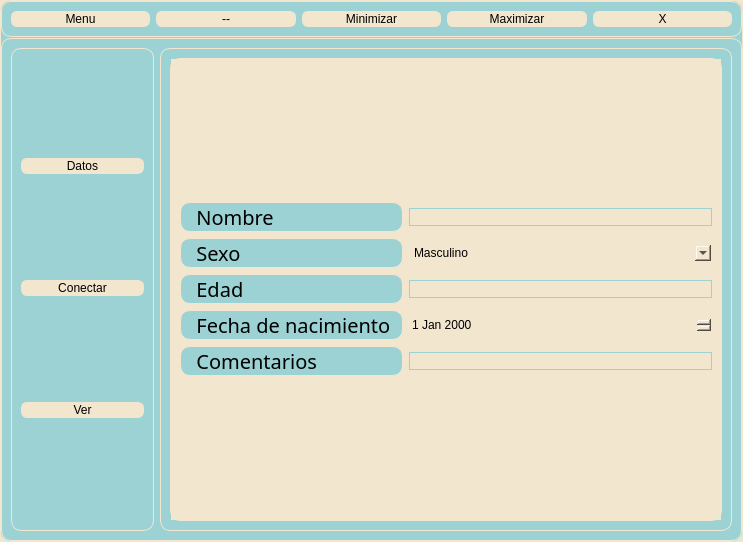
<?xml version="1.0" encoding="UTF-8"?>
<ui version="4.0">
 <class>MainWindow</class>
 <widget class="QMainWindow" name="MainWindow">
  <property name="geometry">
   <rect>
    <x>0</x>
    <y>0</y>
    <width>743</width>
    <height>542</height>
   </rect>
  </property>
  <property name="windowTitle">
   <string>MainWindow</string>
  </property>
  <widget class="QWidget" name="widget">
   <property name="styleSheet">
    <string notr="true">QWidget {
    background-color: #f2e6cf;
    border: 1px solid #f2e6cf; 
    font: 15pt &quot;Futura&quot;;
}

QFrame {
    background-color: #9cd2d3;
    border-radius: 10px;
    border: 1px solid #f2e6cf; 
}

QPushButton {
    font: 57 20pt &quot;Futura&quot;;
    color: rgb(0, 0, 0);
    background-color: #f2e6cf;
    border-radius: 6px;  
    border: 1px solid #f2e6cf; 
}

QPushButton:hover {
    background-color: rgb(7, 153, 182); 
}

QLabel {
    font: 15pt &quot;Futura&quot;; 

}

QLineEdit {
    background-color: #f2e6cf;
    border-radius: 10px;
    border: 1px solid #9cd2d3; 
}


</string>
   </property>
   <layout class="QVBoxLayout" name="verticalLayout">
    <property name="spacing">
     <number>1</number>
    </property>
    <property name="leftMargin">
     <number>0</number>
    </property>
    <property name="topMargin">
     <number>0</number>
    </property>
    <property name="rightMargin">
     <number>0</number>
    </property>
    <property name="bottomMargin">
     <number>0</number>
    </property>
    <item>
     <widget class="QFrame" name="frame">
      <property name="styleSheet">
       <string notr="true"/>
      </property>
      <property name="frameShape">
       <enum>QFrame::StyledPanel</enum>
      </property>
      <property name="frameShadow">
       <enum>QFrame::Raised</enum>
      </property>
      <layout class="QVBoxLayout" name="verticalLayout_2" stretch="0,4">
       <property name="spacing">
        <number>1</number>
       </property>
       <property name="leftMargin">
        <number>0</number>
       </property>
       <property name="topMargin">
        <number>0</number>
       </property>
       <property name="rightMargin">
        <number>0</number>
       </property>
       <property name="bottomMargin">
        <number>0</number>
       </property>
       <item>
        <widget class="QFrame" name="frame_botones">
         <property name="styleSheet">
          <string notr="true"/>
         </property>
         <property name="frameShape">
          <enum>QFrame::StyledPanel</enum>
         </property>
         <property name="frameShadow">
          <enum>QFrame::Raised</enum>
         </property>
         <layout class="QHBoxLayout" name="horizontalLayout">
          <item>
           <widget class="QPushButton" name="bt_menu">
            <property name="text">
             <string>Menu</string>
            </property>
            <property name="icon">
             <iconset>
              <normaloff>../menu.svg.png</normaloff>../menu.svg.png</iconset>
            </property>
            <property name="iconSize">
             <size>
              <width>34</width>
              <height>34</height>
             </size>
            </property>
           </widget>
          </item>
          <item>
           <widget class="QPushButton" name="bt_menos">
            <property name="text">
             <string>--</string>
            </property>
            <property name="icon">
             <iconset>
              <normaloff>../minimizar.svg.png</normaloff>../minimizar.svg.png</iconset>
            </property>
            <property name="iconSize">
             <size>
              <width>34</width>
              <height>36</height>
             </size>
            </property>
           </widget>
          </item>
          <item>
           <widget class="QPushButton" name="bt_minimizar">
            <property name="text">
             <string>Minimizar</string>
            </property>
            <property name="icon">
             <iconset>
              <normaloff>../minim.svg.png</normaloff>../minim.svg.png</iconset>
            </property>
            <property name="iconSize">
             <size>
              <width>38</width>
              <height>38</height>
             </size>
            </property>
           </widget>
          </item>
          <item>
           <widget class="QPushButton" name="bt_maximizar">
            <property name="text">
             <string>Maximizar</string>
            </property>
            <property name="icon">
             <iconset>
              <normaloff>../maxim.svg.png</normaloff>../maxim.svg.png</iconset>
            </property>
            <property name="iconSize">
             <size>
              <width>32</width>
              <height>32</height>
             </size>
            </property>
           </widget>
          </item>
          <item>
           <widget class="QPushButton" name="bt_cerrar">
            <property name="text">
             <string>X</string>
            </property>
            <property name="icon">
             <iconset>
              <normaloff>../cerrar.svg.png</normaloff>../cerrar.svg.png</iconset>
            </property>
            <property name="iconSize">
             <size>
              <width>36</width>
              <height>36</height>
             </size>
            </property>
           </widget>
          </item>
         </layout>
        </widget>
       </item>
       <item>
        <widget class="QFrame" name="frame_contenidos">
         <property name="frameShape">
          <enum>QFrame::StyledPanel</enum>
         </property>
         <property name="frameShadow">
          <enum>QFrame::Raised</enum>
         </property>
         <layout class="QHBoxLayout" name="horizontalLayout_2" stretch="1,4">
          <item>
           <widget class="QFrame" name="frame_menu">
            <property name="styleSheet">
             <string notr="true"/>
            </property>
            <property name="frameShape">
             <enum>QFrame::StyledPanel</enum>
            </property>
            <property name="frameShadow">
             <enum>QFrame::Raised</enum>
            </property>
            <layout class="QVBoxLayout" name="verticalLayout_3">
             <item>
              <widget class="QPushButton" name="botondatos">
               <property name="text">
                <string>Datos</string>
               </property>
              </widget>
             </item>
             <item>
              <widget class="QPushButton" name="botonconectar">
               <property name="text">
                <string>Conectar</string>
               </property>
              </widget>
             </item>
             <item>
              <widget class="QPushButton" name="botonver">
               <property name="text">
                <string>Ver</string>
               </property>
              </widget>
             </item>
            </layout>
           </widget>
          </item>
          <item>
           <widget class="QFrame" name="frame_graficos">
            <property name="styleSheet">
             <string notr="true"/>
            </property>
            <property name="frameShape">
             <enum>QFrame::StyledPanel</enum>
            </property>
            <property name="frameShadow">
             <enum>QFrame::Raised</enum>
            </property>
            <layout class="QHBoxLayout" name="horizontalLayout_3">
             <item>
              <widget class="QStackedWidget" name="stackedWidget">
               <property name="styleSheet">
                <string notr="true"/>
               </property>
               <property name="currentIndex">
                <number>1</number>
               </property>
               <widget class="QWidget" name="page_graf">
                <layout class="QVBoxLayout" name="verticalLayout_6">
                 <item>
                  <widget class="GraphicsLayoutWidget" name="grafico"/>
                 </item>
                 <item>
                  <layout class="QGridLayout" name="gridLayout">
                   <item row="0" column="1">
                    <widget class="QLabel" name="label_bpm">
                     <property name="text">
                      <string>&lt;html&gt;&lt;head/&gt;&lt;body&gt;&lt;p&gt;&lt;br/&gt;&lt;/p&gt;&lt;/body&gt;&lt;/html&gt;</string>
                     </property>
                    </widget>
                   </item>
                   <item row="1" column="0">
                    <widget class="QPushButton" name="botoniniciar">
                     <property name="text">
                      <string>Iniciar</string>
                     </property>
                    </widget>
                   </item>
                   <item row="1" column="1">
                    <widget class="QPushButton" name="botonpausa">
                     <property name="text">
                      <string>Pausa</string>
                     </property>
                    </widget>
                   </item>
                   <item row="2" column="0">
                    <widget class="QPushButton" name="botonguardar">
                     <property name="text">
                      <string>Guardar</string>
                     </property>
                    </widget>
                   </item>
                   <item row="2" column="1">
                    <widget class="QPushButton" name="botonclear">
                     <property name="text">
                      <string>Clear</string>
                     </property>
                    </widget>
                   </item>
                   <item row="0" column="0">
                    <widget class="QLabel" name="label">
                     <property name="text">
                      <string>                        BPM</string>
                     </property>
                    </widget>
                   </item>
                  </layout>
                 </item>
                </layout>
               </widget>
               <widget class="QWidget" name="page_datos">
                <layout class="QVBoxLayout" name="verticalLayout_4">
                 <item>
                  <layout class="QGridLayout" name="gridLayout_2">
                   <item row="0" column="0">
                    <widget class="QLabel" name="labelnombre">
                     <property name="font">
                      <font>
                       <family>Futura</family>
                       <pointsize>15</pointsize>
                       <weight>50</weight>
                       <italic>false</italic>
                       <bold>false</bold>
                      </font>
                     </property>
                     <property name="text">
                      <string>  Nombre </string>
                     </property>
                    </widget>
                   </item>
                   <item row="0" column="1">
                    <widget class="QLineEdit" name="editnombre"/>
                   </item>
                   <item row="1" column="0">
                    <widget class="QLabel" name="labelsexo">
                     <property name="font">
                      <font>
                       <family>Futura</family>
                       <pointsize>15</pointsize>
                       <weight>50</weight>
                       <italic>false</italic>
                       <bold>false</bold>
                      </font>
                     </property>
                     <property name="text">
                      <string>  Sexo </string>
                     </property>
                    </widget>
                   </item>
                   <item row="1" column="1">
                    <widget class="QComboBox" name="sexobox">
                     <item>
                      <property name="text">
                       <string>Masculino</string>
                      </property>
                     </item>
                     <item>
                      <property name="text">
                       <string>Femenino</string>
                      </property>
                     </item>
                    </widget>
                   </item>
                   <item row="2" column="0">
                    <widget class="QLabel" name="labeledad">
                     <property name="font">
                      <font>
                       <family>Futura</family>
                       <pointsize>15</pointsize>
                       <weight>50</weight>
                       <italic>false</italic>
                       <bold>false</bold>
                      </font>
                     </property>
                     <property name="text">
                      <string>  Edad </string>
                     </property>
                    </widget>
                   </item>
                   <item row="2" column="1">
                    <widget class="QLineEdit" name="editedad"/>
                   </item>
                   <item row="3" column="0">
                    <widget class="QLabel" name="labelfechanac">
                     <property name="font">
                      <font>
                       <family>Futura</family>
                       <pointsize>15</pointsize>
                       <weight>50</weight>
                       <italic>false</italic>
                       <bold>false</bold>
                      </font>
                     </property>
                     <property name="text">
                      <string>  Fecha de nacimiento </string>
                     </property>
                    </widget>
                   </item>
                   <item row="3" column="1">
                    <widget class="QDateEdit" name="fechanac"/>
                   </item>
                   <item row="4" column="0">
                    <widget class="QLabel" name="labelcomentarios">
                     <property name="font">
                      <font>
                       <family>Futura</family>
                       <pointsize>15</pointsize>
                       <weight>50</weight>
                       <italic>false</italic>
                       <bold>false</bold>
                      </font>
                     </property>
                     <property name="text">
                      <string>  Comentarios </string>
                     </property>
                    </widget>
                   </item>
                   <item row="4" column="1">
                    <widget class="QLineEdit" name="editcomentarios"/>
                   </item>
                  </layout>
                 </item>
                </layout>
               </widget>
              </widget>
             </item>
            </layout>
           </widget>
          </item>
         </layout>
        </widget>
       </item>
      </layout>
     </widget>
    </item>
   </layout>
  </widget>
 </widget>
 <customwidgets>
  <customwidget>
   <class>GraphicsLayoutWidget</class>
   <extends>QGraphicsView</extends>
   <header>pyqtgraph</header>
  </customwidget>
 </customwidgets>
 <resources/>
 <connections/>
</ui>
